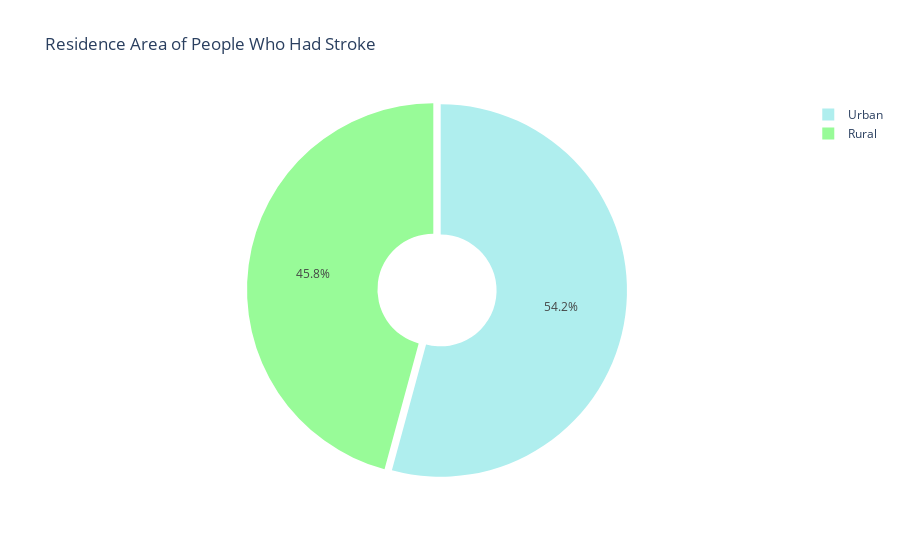

The code cell stored with this chart in its notebook:
### Code cell
# Group data by 'Residence_type' and sum the 'stroke' values
Residence = data.groupby('Residence_type')['stroke'].sum()

# Create a DataFrame with 'labels' and 'values' for the pie chart
data_Residence = pd.DataFrame({
    'labels': Residence.index,
    'values': Residence.values
})

# Define colors for the pie chart
colors2 = ['palegreen', 'paleturquoise']

# Create a donut chart using Plotly directly
fig = go.Figure(data=[go.Pie(
    labels=data_Residence['labels'],
    values=data_Residence['values'],
    marker_colors=colors2,
    pull=[0.02, 0.02],  # Customize the pull of slices
    hole=0.3  # Creates a donut chart
)])

fig.update_layout(title='Residence Area of People Who Had Stroke')
fig.show()

### Figure 1 — Plotly figure (JSON) as saved in the notebook; plotly's stock layout.template omitted (floating-point values rounded to 4 significant figures)
{"data": [{"hole": 0.3, "labels": ["Rural", "Urban"], "marker": {"colors": ["palegreen", "paleturquoise"]}, "pull": [0.02, 0.02], "type": "pie", "values": [114, 135]}], "layout": {"title": {"text": "Residence Area of People Who Had Stroke"}}}
